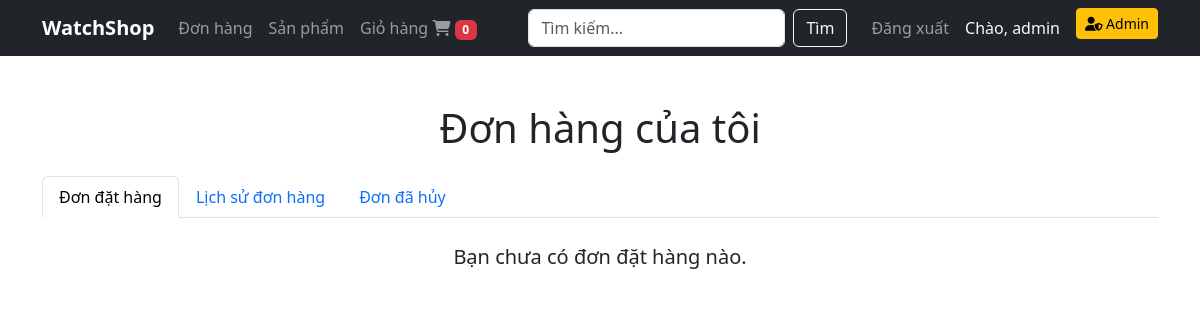
The page /index.php?action=order (signed in) on the database as committed earlier.
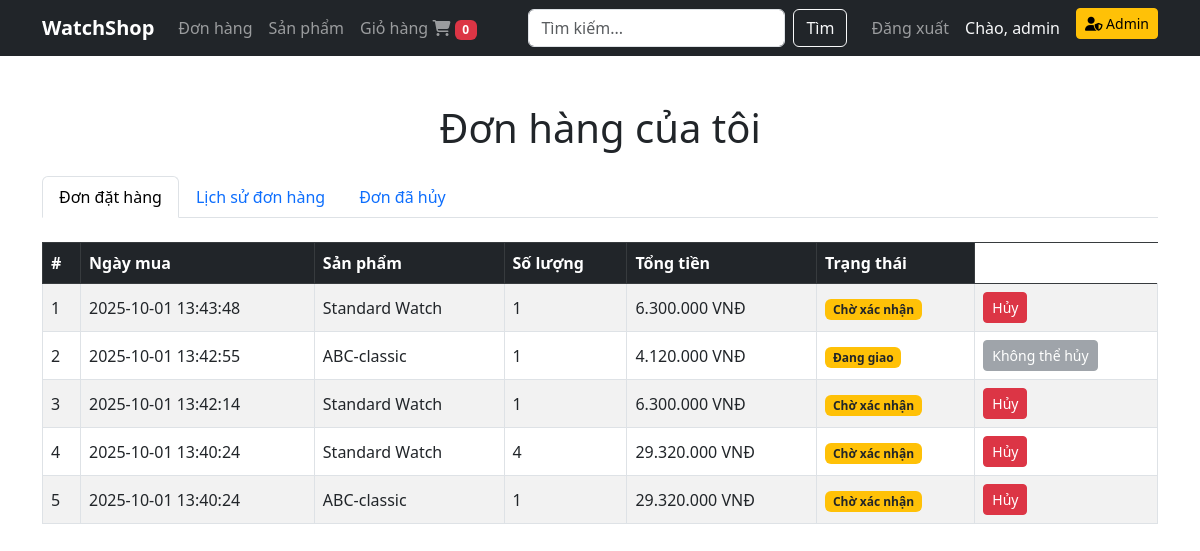
The same page on the database as committed later.
### tables this page shows
CREATE TABLE `order_items` (
  `id` int(11) NOT NULL,
  `order_id` int(11) NOT NULL,
  `product_id` int(11) NOT NULL,
  `quantity` int(11) NOT NULL,
  `price` decimal(12,2) NOT NULL,
  `created_at` datetime DEFAULT current_timestamp(),
  `updated_at` datetime DEFAULT current_timestamp() ON UPDATE current_timestamp()
);

CREATE TABLE `orders` (
  `id` int(11) NOT NULL,
  `user_id` int(11) NOT NULL,
  `fullname` varchar(255) DEFAULT NULL,
  `phone` varchar(50) DEFAULT NULL,
  `email` varchar(255) DEFAULT NULL,
  `address` text DEFAULT NULL,
  `district` varchar(100) DEFAULT NULL,
  `city` varchar(100) DEFAULT NULL,
  `postcode` varchar(20) DEFAULT NULL,
  `note` text DEFAULT NULL,
  `payment_method` varchar(50) DEFAULT NULL,
  `total` decimal(12,2) DEFAULT NULL,
  `created_at` datetime DEFAULT current_timestamp(),
  `updated_at` datetime DEFAULT current_timestamp() ON UPDATE current_timestamp(),
  `status` enum('Chờ xác nhận','Đang giao','Giao thành công','Đã hủy') NOT NULL DEFAULT 'Chờ xác nhận'
);

CREATE TABLE `products` (
  `id` int(11) NOT NULL,
  `name` varchar(255) NOT NULL,
  `description` text DEFAULT NULL,
  `image` varchar(255) DEFAULT NULL,
  `price` decimal(10,2) DEFAULT 0.00,
  `stock` int(11) NOT NULL,
  `category_id` int(11) NOT NULL,
  `created_at` timestamp NOT NULL DEFAULT current_timestamp(),
  `updated_at` timestamp NOT NULL DEFAULT current_timestamp() ON UPDATE current_timestamp()
);

### controller/site/OrderController.php (called while the page is built, shortened)
<?php
require_once __DIR__ . "/../../model/Order.php";
class OrderController {
    private Order $orderModel;
    public function __construct(Order $orderModel, Product $productModel, OrderItems $orderItemsModel ) {
        $this->orderModel = $orderModel;
    }
    public function index() {
        $user_id= $_SESSION['user']['id'];
        $pendingOrders=$this->orderModel->pendingOrder($user_id);
        include __DIR__ . "/../../view/site/order.php";
    }
}

### model/Order.php (called while the page is built, shortened)
<?php
class Order {
    private $pdo;
    public function __construct($pdo) {
        $this->pdo = $pdo;
    }
    public function pendingOrder($user_id){
        $stmt=$this->pdo->prepare("SELECT o.id AS order_id, o.created_at AS order_date, o.status, p.name AS product_name, oi.quantity as quantity, o.total AS total_price FROM orders o JOIN order_items oi ON o.id = oi.order_id JOIN products p ON oi.product_id = p.id WHERE o.user_id = ? AND (o.status = 'Chờ xác nhận' OR o.status='Đang giao') ORDER BY o.created_at DESC, o.id DESC");
        $stmt->execute([$user_id]);
        return $stmt->fetchAll(PDO::FETCH_ASSOC);
    }
}
?>

### view/site/order.php (the view, shortened to what this page needs)
<?php
include __DIR__ . '/components/header.php';
?>
<div class="container py-5">
    <h1 class="mb-4 text-center">Đơn hàng của tôi</h1>
    <ul class="nav nav-tabs mb-4" id="orderTabs" role="tablist">
        <li class="nav-item" role="presentation">
            <button class="nav-link active" id="pending-tab" data-bs-toggle="tab" data-bs-target="#pending" type="button" role="tab">Đơn đặt hàng</button>
        </li>
        <li class="nav-item" role="presentation">
            <button class="nav-link" id="completed-tab" data-bs-toggle="tab" data-bs-target="#completed" type="button" role="tab">Lịch sử đơn hàng</button>
        </li>
        <li class="nav-item" role="presentation">
            <button class="nav-link" id="cancelled-tab" data-bs-toggle="tab" data-bs-target="#cancelled" type="button" role="tab">Đơn đã hủy</button>
        </li>
    </ul>
    <div class="tab-content">
        <div class="tab-pane fade show active" id="pending" role="tabpanel">
            <?php if (!empty($pendingOrders)): ?>
                <div class="table-responsive">
                    <table class="table table-striped table-bordered align-middle">
                        <thead class="table-dark">
                            <tr>
                                <th>#</th>
                                <th>Ngày mua</th>
                                <th>Sản phẩm</th>
                                <th>Số lượng</th>
                                <th>Tổng tiền</th>
                                <th>Trạng thái</th>
                            </tr>
                        </thead>
                        <tbody>
                        <?php foreach ($pendingOrders as $index => $order): ?>
                            <tr>
                                <td><?= $index + 1 ?></td>
                                <td><?= htmlspecialchars($order['order_date']) ?></td>
                                <td><?= htmlspecialchars($order['product_name']) ?></td>
                                <td><?= $order['quantity'] ?></td>
                                <td><?= number_format($order['total_price'], 0, ',', '.') ?> VNĐ</td>
                                <td><span class="badge bg-warning text-dark"><?= htmlspecialchars($order['status']) ?></span></td>
                                <td>
                                    <?php if ($order['status'] === 'Chờ xác nhận'): ?>
                                        <form action="/php-pj/index.php?action=order" method="POST" style="display:inline;">
                                            <button type="submit" class="btn btn-danger btn-sm"
                                                    onclick="return confirm('Bạn có chắc muốn hủy đơn hàng này không?')">
                                                Hủy
                                            </button>
                                        </form>
                                    <?php else: ?>
                                        <button class="btn btn-secondary btn-sm" disabled>Không thể hủy</button>
                                    <?php endif; ?>
                                </td>
                            </tr>
                        <?php endforeach; ?>
                        </tbody>
                    </table>
                </div>
            <?php else: ?>
                <p class="text-center fs-5">Bạn chưa có đơn đặt hàng nào.</p>
            <?php endif; ?>
        </div>
    </div>
</div>
</body>
</html>

Rows that differ between the two databases and show on the page:
added order_items: order.created_at "2025-10-01 13:43:48", product.name "Standard Watch", quantity "1", order.total "6.300.000", order.status "Chờ xác nhận"
added order_items: order.created_at "2025-10-01 13:42:55", product.name "ABC-classic", quantity "1", order.total "4.120.000", order.status "Đang giao", shows "Không thể hủy"
added order_items: order.created_at "2025-10-01 13:42:14", product.name "Standard Watch", quantity "1", order.total "6.300.000", order.status "Chờ xác nhận"
added order_items: order.created_at "2025-10-01 13:40:24", product.name "Standard Watch", quantity "4", order.total "29.320.000", order.status "Chờ xác nhận"
added order_items: order.created_at "2025-10-01 13:40:24", product.name "ABC-classic", quantity "1", order.total "29.320.000", order.status "Chờ xác nhận"
Other text that changed with them:
text no longer shown: "Bạn chưa có đơn đặt hàng nào."
text now shown: "# Ngày mua Sản phẩm Số lượng Tổng tiền Trạng thái"
